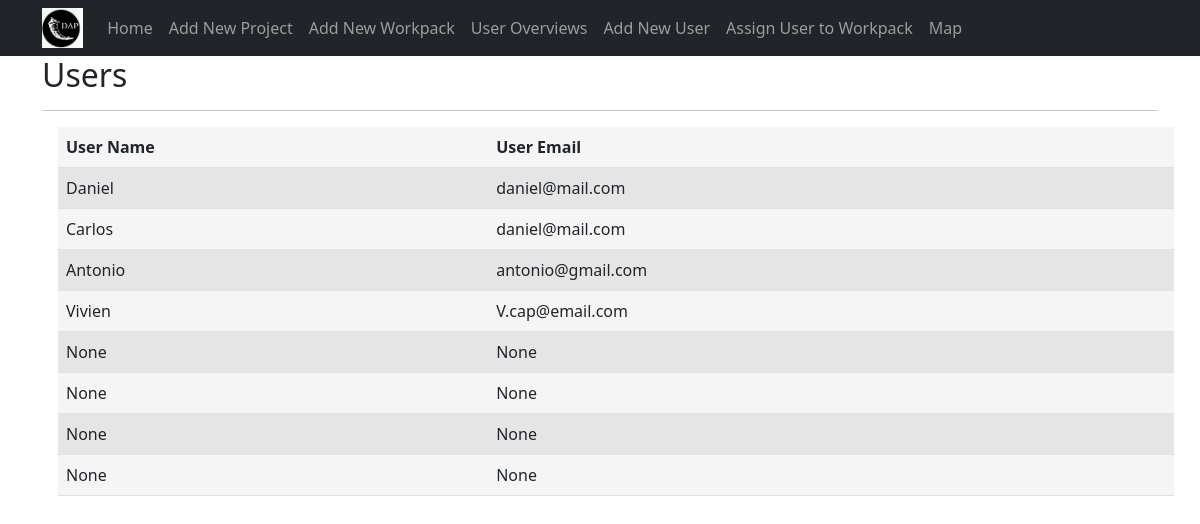
The app's page /user/overview with its own data.
### tables this page shows
CREATE TABLE dap_user (
	uid integer PRIMARY KEY AUTOINCREMENT,
	user_name text,
	user_email text
);

### app.py (the view)
@app.route('/user/overview')
def user_overview():
    user_list = get_users()
    user_headings = ("User Name", "User Email")
    user_data = []
    for row in user_list:
        user_data.append((row.get('name'),
                        row.get('email')
                        ))
    return render_template('user_overview.html',
                            headings=user_headings,
                            data=user_data,)

### app.py (called while the page is built)
@app.teardown_appcontext
def close_connection(exception):
    db = getattr(g, "_database", None)
    if db is not None:
        db.close()

### model.py (called while the page is built)
def get_db():
    db = getattr(g, "_database", None)
    if db is None:
        db = g._database = sqlite3.connect("db/dap_admin.db")
    return db

def get_users():
    conn = get_db()
    c = conn.cursor()
    users_from_db = c.execute("""SELECT uid, user_name, user_email
                    FROM dap_user
    """)
    users = []
    for row in users_from_db:
        user = {
            "id": row[0],
            "name": row[1],
            "email": row[2]
        }
        users.append(user)
    return users

### templates/user_overview.html (shortened to what this page needs)
{% extends 'base.html' %} {% set active_page = 'new_item' %}  {% block content %}
<div class="Users">
  <h2>Users</h2>
  <hr />
  {% include 'static_table.html' %}
</div>
{% endblock %}

### templates/static_table.html (shortened to what this page needs)
<!DOCTYPE html>
<html lang="en">
<head>
    <link rel="stylesheet" href="/static/css/style.css" />
</head>
<body>
    <table class="table">
        <tr class="table__header">
            {% for header in headings %}
            <th class="table__cell">  {{ header }}</th>
            {% endfor %}
        </tr>
        {% for row in data %}
        <tr class="table__row">
            {% for cell in row %}
                <td class="table__cell">{{ cell }}</td>
            {% endfor %}
        </tr>
        {% endfor %}
    </table>
</body>
</html>

### static/css/style.css (style rules this page uses)
body { padding-top: 56px; }
.table__row:nth-child(even) { background-color: #e5e5e5; }
.table { border-spacing: 0; margin: 1rem; background-color: #f5f5f5; }
.table__header { text-align: left; }
.table__cell { padding: 8px; }

### records on screen
dap_user: user_name "Daniel", user_email "daniel@mail.com"
dap_user: user_name "Carlos", user_email "daniel@mail.com"
dap_user: user_name "Antonio", user_email "antonio@gmail.com"
dap_user: user_name "Vivien", user_email "V.cap@email.com"

### other values on screen
{{ header }} "User Name" "User Email"
{{ cell }} "None" "None" "None" "None" "None" "None" "None" "None"
